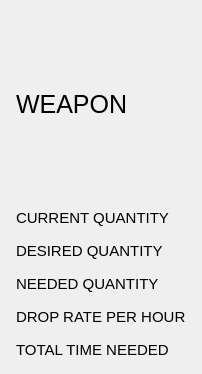
            <widget class="QWidget" name="scrollAreaWidgetContents_4">
             <property name="geometry">
              <rect>
               <x>0</x>
               <y>0</y>
               <width>202</width>
               <height>373</height>
              </rect>
             </property>
             <property name="sizePolicy">
              <sizepolicy hsizetype="MinimumExpanding" vsizetype="Preferred">
               <horstretch>0</horstretch>
               <verstretch>0</verstretch>
              </sizepolicy>
             </property>
             <layout class="QGridLayout" name="gridLayout_3">
              <item row="3" column="0">
               <widget class="QLabel" name="label_10">
                <property name="sizePolicy">
                 <sizepolicy hsizetype="Fixed" vsizetype="Maximum">
                  <horstretch>0</horstretch>
                  <verstretch>0</verstretch>
                 </sizepolicy>
                </property>
                <property name="minimumSize">
                 <size>
                  <width>0</width>
                  <height>27</height>
                 </size>
                </property>
                <property name="font">
                 <font>
                  <pointsize>11</pointsize>
                 </font>
                </property>
                <property name="text">
                 <string>NEEDED QUANTITY</string>
                </property>
               </widget>
              </item>
              <item row="2" column="0">
               <widget class="QLabel" name="label_9">
                <property name="sizePolicy">
                 <sizepolicy hsizetype="Fixed" vsizetype="Maximum">
                  <horstretch>0</horstretch>
                  <verstretch>0</verstretch>
                 </sizepolicy>
                </property>
                <property name="minimumSize">
                 <size>
                  <width>0</width>
                  <height>27</height>
                 </size>
                </property>
                <property name="font">
                 <font>
                  <pointsize>11</pointsize>
                 </font>
                </property>
                <property name="text">
                 <string>DESIRED QUANTITY</string>
                </property>
               </widget>
              </item>
              <item row="1" column="0">
               <widget class="QLabel" name="label_11">
                <property name="sizePolicy">
                 <sizepolicy hsizetype="Fixed" vsizetype="Maximum">
                  <horstretch>0</horstretch>
                  <verstretch>0</verstretch>
                 </sizepolicy>
                </property>
                <property name="minimumSize">
                 <size>
                  <width>0</width>
                  <height>27</height>
                 </size>
                </property>
                <property name="font">
                 <font>
                  <pointsize>11</pointsize>
                 </font>
                </property>
                <property name="text">
                 <string>CURRENT QUANTITY</string>
                </property>
               </widget>
              </item>
              <item row="4" column="0">
               <widget class="QLabel" name="label_15">
                <property name="sizePolicy">
                 <sizepolicy hsizetype="Fixed" vsizetype="Maximum">
                  <horstretch>0</horstretch>
                  <verstretch>0</verstretch>
                 </sizepolicy>
                </property>
                <property name="minimumSize">
                 <size>
                  <width>0</width>
                  <height>27</height>
                 </size>
                </property>
                <property name="font">
                 <font>
                  <pointsize>11</pointsize>
                 </font>
                </property>
                <property name="text">
                 <string>DROP RATE PER HOUR</string>
                </property>
               </widget>
              </item>
              <item row="0" column="0">
               <widget class="QLabel" name="label_12">
                <property name="sizePolicy">
                 <sizepolicy hsizetype="Fixed" vsizetype="Fixed">
                  <horstretch>0</horstretch>
                  <verstretch>0</verstretch>
                 </sizepolicy>
                </property>
                <property name="minimumSize">
                 <size>
                  <width>0</width>
                  <height>187</height>
                 </size>
                </property>
                <property name="font">
                 <font>
                  <pointsize>19</pointsize>
                 </font>
                </property>
                <property name="layoutDirection">
                 <enum>Qt::LeftToRight</enum>
                </property>
                <property name="text">
                 <string>WEAPON</string>
                </property>
               </widget>
              </item>
              <item row="5" column="0">
               <widget class="QLabel" name="label_16">
                <property name="sizePolicy">
                 <sizepolicy hsizetype="Fixed" vsizetype="Maximum">
                  <horstretch>0</horstretch>
                  <verstretch>0</verstretch>
                 </sizepolicy>
                </property>
                <property name="minimumSize">
                 <size>
                  <width>0</width>
                  <height>27</height>
                 </size>
                </property>
                <property name="font">
                 <font>
                  <pointsize>11</pointsize>
                 </font>
                </property>
                <property name="text">
                 <string>TOTAL TIME NEEDED</string>
                </property>
               </widget>
              </item>
             </layout>
            </widget>
